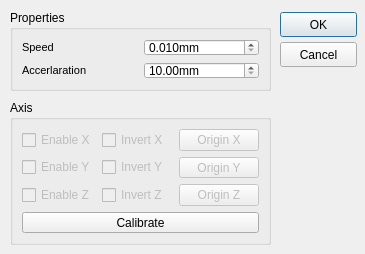
<?xml version="1.0" encoding="UTF-8"?>
<ui version="4.0">
 <class>dialogUhl</class>
 <widget class="QDialog" name="dialogUhl">
  <property name="geometry">
   <rect>
    <x>0</x>
    <y>0</y>
    <width>365</width>
    <height>254</height>
   </rect>
  </property>
  <property name="minimumSize">
   <size>
    <width>365</width>
    <height>254</height>
   </size>
  </property>
  <property name="maximumSize">
   <size>
    <width>365</width>
    <height>254</height>
   </size>
  </property>
  <property name="windowTitle">
   <string>Dialog</string>
  </property>
  <widget class="QGroupBox" name="groupBox">
   <property name="geometry">
    <rect>
     <x>10</x>
     <y>10</y>
     <width>261</width>
     <height>81</height>
    </rect>
   </property>
   <property name="title">
    <string>Properties</string>
   </property>
   <layout class="QGridLayout" name="gridLayout">
    <item row="0" column="0">
     <widget class="QLabel" name="labelSpeed">
      <property name="font">
       <font>
        <pointsize>8</pointsize>
       </font>
      </property>
      <property name="text">
       <string>Speed</string>
      </property>
      <property name="buddy">
       <cstring>doubleSpinBox_Speed</cstring>
      </property>
     </widget>
    </item>
    <item row="0" column="1">
     <widget class="QDoubleSpinBox" name="doubleSpinBox_Speed">
      <property name="toolTip">
       <string>Speed of Uhl Actuator</string>
      </property>
      <property name="suffix">
       <string>mm</string>
      </property>
      <property name="decimals">
       <number>3</number>
      </property>
      <property name="minimum">
       <double>0.010000000000000</double>
      </property>
      <property name="maximum">
       <double>100.000000000000000</double>
      </property>
     </widget>
    </item>
    <item row="1" column="0">
     <widget class="QLabel" name="labelAcc">
      <property name="font">
       <font>
        <pointsize>8</pointsize>
       </font>
      </property>
      <property name="text">
       <string>Accerlaration</string>
      </property>
      <property name="buddy">
       <cstring>doubleSpinBox_Accel</cstring>
      </property>
     </widget>
    </item>
    <item row="1" column="1">
     <widget class="QDoubleSpinBox" name="doubleSpinBox_Accel">
      <property name="toolTip">
       <string>Accerlaration of Uhl Actuator</string>
      </property>
      <property name="suffix">
       <string>mm</string>
      </property>
      <property name="decimals">
       <number>2</number>
      </property>
      <property name="minimum">
       <double>10.000000000000000</double>
      </property>
      <property name="maximum">
       <double>10000.000000000000000</double>
      </property>
     </widget>
    </item>
   </layout>
  </widget>
  <widget class="QGroupBox" name="groupBox_2">
   <property name="geometry">
    <rect>
     <x>10</x>
     <y>100</y>
     <width>261</width>
     <height>145</height>
    </rect>
   </property>
   <property name="title">
    <string>Axis</string>
   </property>
   <layout class="QGridLayout" name="gridLayout_2">
    <item row="0" column="0">
     <widget class="QCheckBox" name="checkBox_EnableX">
      <property name="enabled">
       <bool>false</bool>
      </property>
      <property name="toolTip">
       <string>Enable or Disable the X-axis</string>
      </property>
      <property name="text">
       <string>Enable X</string>
      </property>
     </widget>
    </item>
    <item row="0" column="1">
     <widget class="QCheckBox" name="checkBox_InvertX">
      <property name="enabled">
       <bool>false</bool>
      </property>
      <property name="toolTip">
       <string>Change the direction of X-axis</string>
      </property>
      <property name="text">
       <string>Invert X</string>
      </property>
     </widget>
    </item>
    <item row="0" column="2">
     <widget class="QPushButton" name="OriginXButton">
      <property name="enabled">
       <bool>false</bool>
      </property>
      <property name="toolTip">
       <string>Set current position as null position</string>
      </property>
      <property name="text">
       <string>Origin X</string>
      </property>
      <property name="autoDefault">
       <bool>false</bool>
      </property>
     </widget>
    </item>
    <item row="1" column="0">
     <widget class="QCheckBox" name="checkBox_EnableY">
      <property name="enabled">
       <bool>false</bool>
      </property>
      <property name="toolTip">
       <string>Enable or Disable the Y-axis</string>
      </property>
      <property name="text">
       <string>Enable Y</string>
      </property>
     </widget>
    </item>
    <item row="1" column="1">
     <widget class="QCheckBox" name="checkBox_InvertY">
      <property name="enabled">
       <bool>false</bool>
      </property>
      <property name="toolTip">
       <string>Change the direction of Y-axis</string>
      </property>
      <property name="text">
       <string>Invert Y</string>
      </property>
     </widget>
    </item>
    <item row="1" column="2">
     <widget class="QPushButton" name="OriginYButton">
      <property name="enabled">
       <bool>false</bool>
      </property>
      <property name="toolTip">
       <string>Set current position as null position</string>
      </property>
      <property name="text">
       <string>Origin Y</string>
      </property>
      <property name="autoDefault">
       <bool>false</bool>
      </property>
     </widget>
    </item>
    <item row="2" column="0">
     <widget class="QCheckBox" name="checkBox_EnableZ">
      <property name="enabled">
       <bool>false</bool>
      </property>
      <property name="toolTip">
       <string>Enable or Disable the Z-axis</string>
      </property>
      <property name="text">
       <string>Enable Z</string>
      </property>
     </widget>
    </item>
    <item row="2" column="1">
     <widget class="QCheckBox" name="checkBox_InvertZ">
      <property name="enabled">
       <bool>false</bool>
      </property>
      <property name="toolTip">
       <string>Change the direction of Z-axis</string>
      </property>
      <property name="text">
       <string>Invert Z</string>
      </property>
     </widget>
    </item>
    <item row="2" column="2">
     <widget class="QPushButton" name="OriginZButton">
      <property name="enabled">
       <bool>false</bool>
      </property>
      <property name="toolTip">
       <string>Set current position as null position</string>
      </property>
      <property name="text">
       <string>Origin Z</string>
      </property>
      <property name="autoDefault">
       <bool>false</bool>
      </property>
     </widget>
    </item>
    <item row="3" column="0" colspan="3">
     <widget class="QPushButton" name="pushButtonCalib">
      <property name="toolTip">
       <string>Moves all axes to their null position</string>
      </property>
      <property name="text">
       <string>Calibrate</string>
      </property>
      <property name="autoDefault">
       <bool>false</bool>
      </property>
     </widget>
    </item>
   </layout>
  </widget>
  <widget class="QPushButton" name="cancelButton">
   <property name="geometry">
    <rect>
     <x>280</x>
     <y>42</y>
     <width>77</width>
     <height>25</height>
    </rect>
   </property>
   <property name="minimumSize">
    <size>
     <width>0</width>
     <height>0</height>
    </size>
   </property>
   <property name="maximumSize">
    <size>
     <width>16777215</width>
     <height>16777215</height>
    </size>
   </property>
   <property name="text">
    <string>Cancel</string>
   </property>
   <property name="autoDefault">
    <bool>false</bool>
   </property>
  </widget>
  <widget class="QPushButton" name="okButton">
   <property name="geometry">
    <rect>
     <x>280</x>
     <y>12</y>
     <width>77</width>
     <height>25</height>
    </rect>
   </property>
   <property name="minimumSize">
    <size>
     <width>0</width>
     <height>0</height>
    </size>
   </property>
   <property name="maximumSize">
    <size>
     <width>16777215</width>
     <height>16777215</height>
    </size>
   </property>
   <property name="text">
    <string>OK</string>
   </property>
   <property name="autoDefault">
    <bool>true</bool>
   </property>
  </widget>
 </widget>
 <tabstops>
  <tabstop>okButton</tabstop>
  <tabstop>cancelButton</tabstop>
 </tabstops>
 <resources/>
 <connections>
  <connection>
   <sender>okButton</sender>
   <signal>clicked()</signal>
   <receiver>dialogUhl</receiver>
   <slot>accept()</slot>
   <hints>
    <hint type="sourcelabel">
     <x>352</x>
     <y>33</y>
    </hint>
    <hint type="destinationlabel">
     <x>233</x>
     <y>29</y>
    </hint>
   </hints>
  </connection>
  <connection>
   <sender>cancelButton</sender>
   <signal>clicked()</signal>
   <receiver>dialogUhl</receiver>
   <slot>reject()</slot>
   <hints>
    <hint type="sourcelabel">
     <x>331</x>
     <y>62</y>
    </hint>
    <hint type="destinationlabel">
     <x>277</x>
     <y>92</y>
    </hint>
   </hints>
  </connection>
 </connections>
</ui>
